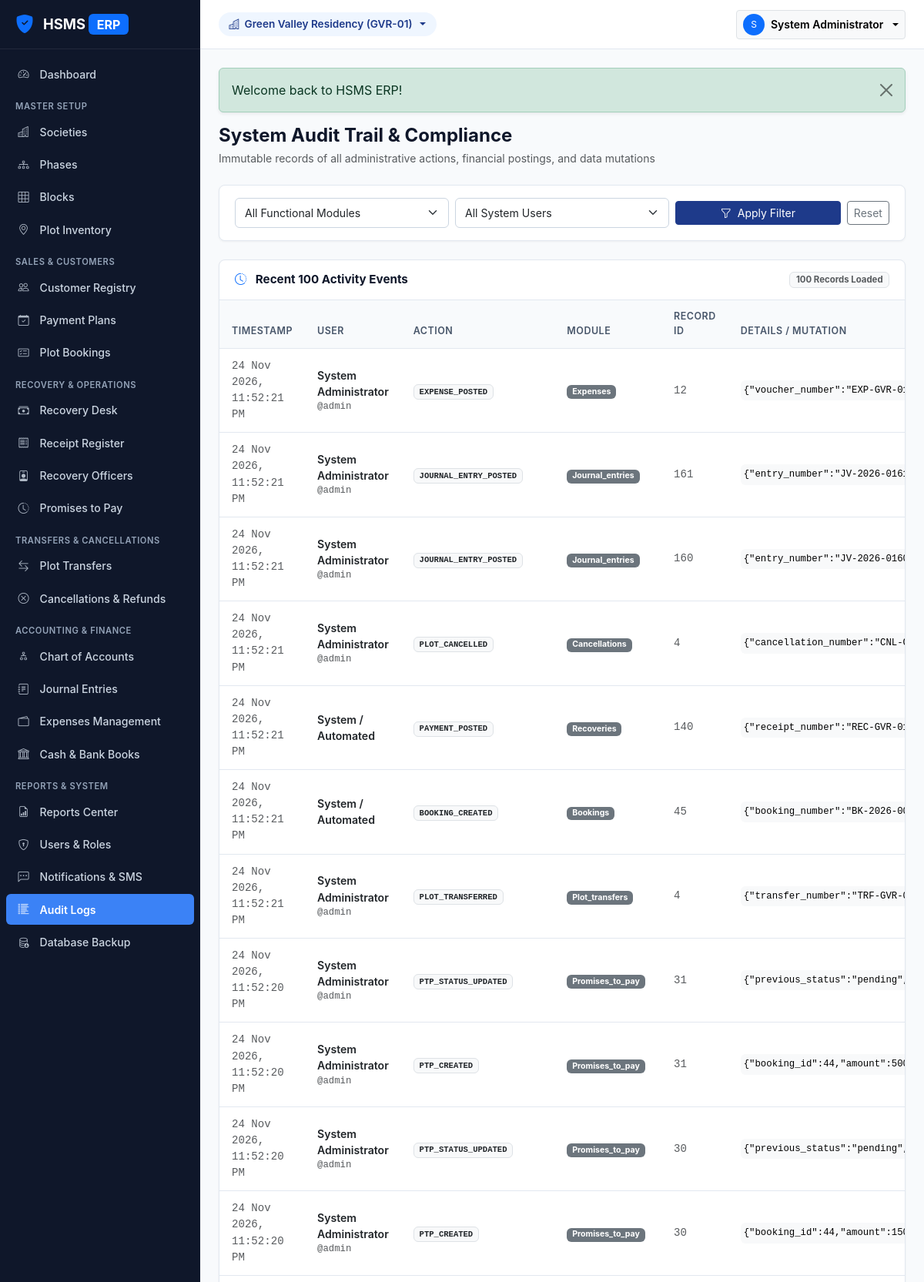
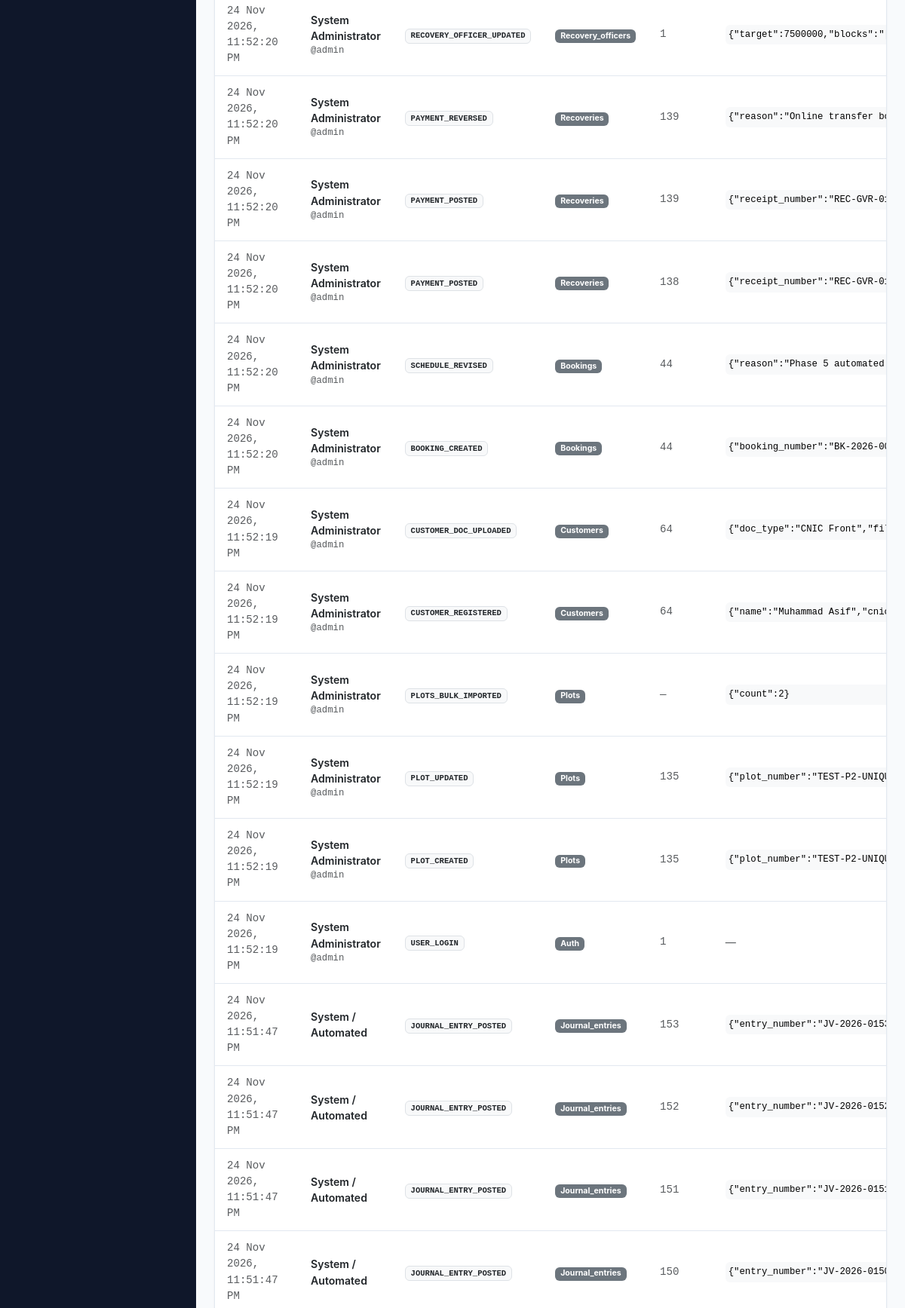
Screenshot of /modules/settings/audit_logs.php (signed in, upper part) with the database file from the repository (2 pictures, top to bottom).
### tables this page shows
CREATE TABLE `societies` (
  `id` int(10) unsigned NOT NULL AUTO_INCREMENT,
  `society_code` varchar(20) NOT NULL,
  `name` varchar(150) NOT NULL,
  `location` varchar(255) NOT NULL,
  `address` text DEFAULT NULL,
  `contact_number` varchar(50) NOT NULL,
  `email` varchar(100) DEFAULT NULL,
  `registration_number` varchar(100) DEFAULT NULL,
  `logo_path` varchar(255) DEFAULT NULL,
  `start_date` date DEFAULT NULL,
  `status` enum('active','inactive') NOT NULL DEFAULT 'active',
  `remarks` text DEFAULT NULL,
  `created_at` timestamp NOT NULL DEFAULT current_timestamp(),
  `updated_at` timestamp NOT NULL DEFAULT current_timestamp() ON UPDATE current_timestamp(),
  PRIMARY KEY (`id`),
  UNIQUE KEY `society_code` (`society_code`)
);

CREATE TABLE `audit_logs` (
  `id` int(10) unsigned NOT NULL AUTO_INCREMENT,
  `user_id` int(10) unsigned DEFAULT NULL,
  `society_id` int(10) unsigned DEFAULT NULL,
  `action` varchar(100) NOT NULL,
  `module` varchar(50) NOT NULL,
  `record_id` int(10) unsigned DEFAULT NULL,
  `old_values` longtext DEFAULT NULL,
  `new_values` longtext DEFAULT NULL,
  `ip_address` varchar(50) DEFAULT NULL,
  `user_agent` varchar(255) DEFAULT NULL,
  `created_at` timestamp NOT NULL DEFAULT current_timestamp(),
  PRIMARY KEY (`id`),
  KEY `idx_audit_search` (`module`,`record_id`,`created_at`),
  KEY `fk_al_user` (`user_id`),
  KEY `fk_al_society` (`society_id`),
  CONSTRAINT `fk_al_society` FOREIGN KEY (`society_id`) REFERENCES `societies` (`id`) ON DELETE SET NULL,
  CONSTRAINT `fk_al_user` FOREIGN KEY (`user_id`) REFERENCES `users` (`id`) ON DELETE SET NULL
);

CREATE TABLE `users` (
  `id` int(10) unsigned NOT NULL AUTO_INCREMENT,
  `name` varchar(100) NOT NULL,
  `email` varchar(100) NOT NULL,
  `username` varchar(50) NOT NULL,
  `password_hash` varchar(255) NOT NULL,
  `phone` varchar(30) DEFAULT NULL,
  `role_id` int(10) unsigned NOT NULL,
  `is_super_admin` tinyint(1) NOT NULL DEFAULT 0,
  `status` enum('active','inactive','suspended') NOT NULL DEFAULT 'active',
  `last_login` datetime DEFAULT NULL,
  `created_at` timestamp NOT NULL DEFAULT current_timestamp(),
  PRIMARY KEY (`id`),
  UNIQUE KEY `email` (`email`),
  UNIQUE KEY `username` (`username`),
  KEY `fk_user_role` (`role_id`),
  CONSTRAINT `fk_user_role` FOREIGN KEY (`role_id`) REFERENCES `roles` (`id`)
);

### includes/helpers.php (called while the page is built, shortened)
<?php
function e(mixed $string): string {
    return htmlspecialchars((string)($string ?? ''), ENT_QUOTES | ENT_SUBSTITUTE, 'UTF-8');
}
function base_url(string $path = ''): string {
    $path = ltrim($path, '/');
    return '/HSMS/' . $path;
}
function has_flash(): bool {
    return !empty($_SESSION['__flash']);
}
function get_flash(): array {
    $flashes = $_SESSION['__flash'] ?? [];
    return $flashes;
}

### includes/auth.php (called while the page is built, shortened)
<?php
function current_user(): ?array {
    return [
        'id'             => (int)$_SESSION['user_id'],
        'name'           => (string)($_SESSION['user_name'] ?? ''),
        'username'       => (string)($_SESSION['username'] ?? ''),
        'email'          => (string)($_SESSION['user_email'] ?? ''),
        'role_id'        => (int)($_SESSION['user_role_id'] ?? 0),
        'role_name'      => (string)($_SESSION['user_role_name'] ?? ''),
        'is_super_admin' => (bool)($_SESSION['is_super_admin'] ?? false)
    ];
}
function get_active_society_id(): int {
    if (!empty($_SESSION['active_society_id'])) {
        return (int)$_SESSION['active_society_id'];
    }
    $db = get_db_connection();
    $stmt = $db->query("SELECT `id` FROM `societies` WHERE `status` = 'active' ORDER BY `id` ASC LIMIT 1");
    $id = (int)$stmt->fetchColumn();
    return $id;
}
function get_active_society(): ?array {
    $socId = get_active_society_id();
    $db = get_db_connection();
    $stmt = $db->prepare("SELECT * FROM `societies` WHERE `id` = :id LIMIT 1");
    $stmt->execute(['id' => $socId]);
    return $stmt->fetch() ?: null;
}

### modules/settings/audit_logs.php (the view, shortened to what this page needs)
<?php
$db = get_db_connection();
$where = ["1=1"];
$params = [];
$whereClause = implode(" AND ", $where);
$stmt = $db->prepare("
    SELECT al.*, u.name as user_name, u.username, s.name as society_name
    FROM `audit_logs` al
    LEFT JOIN `users` u ON al.user_id = u.id
    LEFT JOIN `societies` s ON al.society_id = s.id
    WHERE {$whereClause}
    ORDER BY al.id DESC
    LIMIT 100
");
$stmt->execute($params);
$logs = $stmt->fetchAll();
require_once __DIR__ . '/../../includes/header.php';
?>
<div class="d-flex justify-content-between align-items-center mb-4">
    <div>
        <h4 class="fw-bold mb-1">System Audit Trail & Compliance</h4>
        <p class="text-muted small mb-0">Immutable records of all administrative actions, financial postings, and data mutations</p>
    </div>
</div>
<div class="card-hs mb-4">
    <div class="card-body py-3">
        <form method="GET" class="row g-2 align-items-center">
            <div class="col-md-4">
                <select name="module" class="form-select form-select-sm">
                    <option value="">All Functional Modules</option>
                </select>
            </div>
            <div class="col-md-4">
                <select name="user_id" class="form-select form-select-sm">
                    <option value="">All System Users</option>
                </select>
            </div>
            <div class="col-md-4 d-flex gap-2">
                <button type="submit" class="btn btn-hs-primary btn-sm flex-grow-1">
                    <i class="bi bi-funnel me-1"></i> Apply Filter
                </button>
                <a href="<?= base_url('modules/settings/audit_logs.php') ?>" class="btn btn-outline-secondary btn-sm">
                    Reset
                </a>
            </div>
        </form>
    </div>
</div>
<div class="card-hs">
    <div class="card-header d-flex justify-content-between align-items-center">
        <span class="fw-bold"><i class="bi bi-clock-history text-primary me-2"></i> Recent 100 Activity Events</span>
        <span class="badge bg-light text-muted border"><?= count($logs) ?> Records Loaded</span>
    </div>
    <div class="card-body p-0">
        <div class="table-responsive">
            <table class="table table-hs align-middle mb-0">
                <thead>
                    <tr>
                        <th style="width: 160px;">Timestamp</th>
                        <th>User</th>
                        <th>Action</th>
                        <th>Module</th>
                        <th>Record ID</th>
                        <th>Details / Mutation</th>
                    </tr>
                </thead>
                <tbody>
                    <?php if (empty($logs)): ?>
                        <tr><td colspan="7" class="text-center text-muted py-4">No audit events matching criteria.</td></tr>
                    <?php else: ?>
                        <?php foreach ($logs as $l): ?>
                            <tr>
                                <td class="small text-muted font-monospace">
                                    <?= date('d M Y, h:i:s A', strtotime($l['created_at'])) ?>
                                </td>
                                <td>
                                    <div class="fw-semibold text-dark"><?= e($l['user_name'] ?: 'System / Automated') ?></div>
                                    <?php if (!empty($l['username'])): ?>
                                        <div class="small text-muted font-monospace">@<?= e($l['username']) ?></div>
                                    <?php endif; ?>
                                </td>
                                <td>
                                    <span class="badge bg-light text-dark border font-monospace"><?= e($l['action']) ?></span>
                                </td>
                                <td>
                                    <span class="badge bg-secondary"><?= e(ucfirst($l['module'])) ?></span>
                                </td>
                                <td class="text-muted small font-monospace">
                                    <?= e($l['record_id'] ?: '—') ?>
                                </td>
                                <td class="small" style="max-width: 320px;">
                                    <?php if (!empty($l['new_values'])): ?>
                                        <div class="bg-light p-1 rounded font-monospace small text-truncate" title="<?= e($l['new_values']) ?>">
                                            <?= e($l['new_values']) ?>
                                        </div>
                                    <?php else: ?>
                                        <span class="text-muted">—</span>
                                    <?php endif; ?>
                                </td>
                            </tr>
                        <?php endforeach; ?>
                    <?php endif; ?>
                </tbody>
            </table>
        </div>
    </div>
</div>
<?php require_once __DIR__ . '/../../includes/footer.php'; ?>

### includes/header.php (shortened to what this page needs)
<?php
$currentUser = current_user();
$activeSociety = get_active_society();
?>
<!DOCTYPE html>
<html lang="en">
<head>
    <link href="https://cdn.jsdelivr.net/npm/bootstrap@5.3.3/dist/css/bootstrap.min.css" rel="stylesheet">
    <link rel="stylesheet" href="https://cdn.jsdelivr.net/npm/bootstrap-icons@1.11.3/font/bootstrap-icons.min.css">
    <link rel="stylesheet" href="<?= base_url('assets/css/style.css') ?>">
</head>
<body>
<div id="app-wrapper">
    <?php require_once __DIR__ . '/sidebar.php'; ?>
    <div id="content-wrapper">
        <header class="top-navbar">
            <div class="d-flex align-items-center gap-3">
                <div class="dropdown">
                    <button class="society-badge-pill dropdown-toggle border-0" type="button" data-bs-toggle="dropdown" aria-expanded="false">
                        <i class="bi bi-buildings"></i>
                        <span><?= e($activeSociety['name'] ?? 'Select Society') ?> (<?= e($activeSociety['society_code'] ?? '—') ?>)</span>
                    </button>
                </div>
            </div>
            <div class="d-flex align-items-center gap-3">
                <div class="dropdown">
                    <button class="btn btn-sm btn-light border dropdown-toggle d-flex align-items-center gap-2" type="button" data-bs-toggle="dropdown" aria-expanded="false">
                        <div class="rounded-circle bg-primary text-white d-flex align-items-center justify-content-center" style="width: 28px; height: 28px; font-size: 0.75rem;">
                            <?= strtoupper(substr($currentUser['name'], 0, 1)) ?>
                        </div>
                        <span class="d-none d-sm-inline fw-semibold"><?= e($currentUser['name']) ?></span>
                    </button>
                </div>
            </div>
        </header>
        <main class="page-container">
            <?php if (has_flash()): ?>
                <?php foreach (get_flash() as $flash): ?>
                    <div class="alert alert-<?= e($flash['type']) ?> alert-dismissible fade show shadow-sm" role="alert">
                        <?= e($flash['message']) ?>
                        <button type="button" class="btn-close" data-bs-dismiss="alert" aria-label="Close"></button>
                    </div>
                <?php endforeach; ?>
            <?php endif; ?>

### assets/css/style.css (style rules this page uses)
:root { --hs-primary: #1e3a8a; --hs-primary-dark: #172554; --hs-primary-light: #3b82f6; --hs-accent: #0284c7; --hs-bg: #f8fafc; --hs-card-bg: #ffffff; --hs-border: #e2e8f0; --hs-text-main: #0f172a; --hs-text-muted: #64748b; --hs-sidebar-width: 260px; --hs-sidebar-collapsed-width: 70px; --hs-header-height: 64px; }
body { font-family: -apple-system, BlinkMacSystemFont, "Segoe UI", Roboto, "Helvetica Neue", Arial, sans-serif; background-color: var(--hs-bg); color: var(--hs-text-main); margin: 0; padding: 0; min-height: 100vh; display: flex; flex-direction: column; }
#app-wrapper { display: flex; min-height: 100vh; width: 100%; }
#content-wrapper { flex-grow: 1; display: flex; flex-direction: column; min-width: 0; background-color: var(--hs-bg); }
.top-navbar { height: var(--hs-header-height); background: var(--hs-card-bg); border-bottom: 1px solid var(--hs-border); display: flex; align-items: center; justify-content: space-between; padding: 0 1.5rem; position: sticky; top: 0; z-index: 999; }
.society-badge-pill { background-color: #eff6ff; border: 1px solid #bfdbfe; color: var(--hs-primary); padding: 0.35rem 0.85rem; border-radius: 9999px; font-size: 0.85rem; font-weight: 600; display: inline-flex; align-items: center; gap: 0.4rem; }
.page-container { padding: 1.5rem; flex-grow: 1; }
.card-hs { background: var(--hs-card-bg); border: 1px solid var(--hs-border); border-radius: 8px; box-shadow: 0 1px 3px rgba(0, 0, 0, 0.05); margin-bottom: 1.25rem; }
.card-hs .card-header { background: transparent; border-bottom: 1px solid var(--hs-border); padding: 0.9rem 1.25rem; font-weight: 600; font-size: 0.95rem; display: flex; align-items: center; justify-content: space-between; }
.card-hs .card-body { padding: 1.25rem; }
.table-hs { margin-bottom: 0; width: 100%; }
.table-hs th { background-color: #f8fafc; color: #475569; font-size: 0.78rem; text-transform: uppercase; letter-spacing: 0.04em; font-weight: 600; padding: 0.75rem 1rem; border-bottom: 1px solid var(--hs-border); }
.table-hs td { padding: 0.75rem 1rem; vertical-align: middle; border-bottom: 1px solid var(--hs-border); font-size: 0.88rem; }
.form-control, .form-select { border-color: #cbd5e1; font-size: 0.88rem; padding: 0.5rem 0.75rem; border-radius: 6px; }
.btn-hs-primary { background-color: var(--hs-primary); border-color: var(--hs-primary); color: #ffffff; }

### rows the page displays
societies: name "Green Valley Residency", society_code "GVR-01"
audit_logs: created_at "24 Nov 2026, 11:52:21 PM", user.name "System Administrator", user.username "admin", action "EXPENSE_POSTED", module "Expenses", record "12", new_values "{\"voucher_number\":\"EXP-GVR-01-2026-0…"
audit_logs: created_at "24 Nov 2026, 11:52:21 PM", user.name "System Administrator", user.username "admin", action "JOURNAL_ENTRY_POSTED", module "Journal_entries", record "161", new_values "{\"entry_number\":\"JV-2026-0161\",\"tota…"
audit_logs: created_at "24 Nov 2026, 11:52:21 PM", user.name "System Administrator", user.username "admin", action "JOURNAL_ENTRY_POSTED", module "Journal_entries", record "160", new_values "{\"entry_number\":\"JV-2026-0160\",\"tota…"
audit_logs: created_at "24 Nov 2026, 11:52:21 PM", user.name "System Administrator", user.username "admin", action "PLOT_CANCELLED", module "Cancellations", record "4", new_values "{\"cancellation_number\":\"CNL-GVR-01-2…"
audit_logs: created_at "24 Nov 2026, 11:52:21 PM", user_name "System / Automated", action "PAYMENT_POSTED", module "Recoveries", record "140", new_values "{\"receipt_number\":\"REC-GVR-01-2026-0…"
audit_logs: created_at "24 Nov 2026, 11:52:21 PM", user_name "System / Automated", action "BOOKING_CREATED", module "Bookings", record "45", new_values "{\"booking_number\":\"BK-2026-0015\",\"pl…"
audit_logs: created_at "24 Nov 2026, 11:52:21 PM", user.name "System Administrator", user.username "admin", action "PLOT_TRANSFERRED", module "Plot_transfers", record "4", new_values "{\"transfer_number\":\"TRF-GVR-01-2026-…"
audit_logs: created_at "24 Nov 2026, 11:52:20 PM", user.name "System Administrator", user.username "admin", action "PTP_STATUS_UPDATED", module "Promises_to_pay", record "31", new_values "{\"previous_status\":\"pending\",\"new_st…"
audit_logs: created_at "24 Nov 2026, 11:52:20 PM", user.name "System Administrator", user.username "admin", action "PTP_CREATED", module "Promises_to_pay", record "31", new_values "{\"booking_id\":44,\"amount\":50000,\"due…"
audit_logs: created_at "24 Nov 2026, 11:52:20 PM", user.name "System Administrator", user.username "admin", action "PTP_STATUS_UPDATED", module "Promises_to_pay", record "30", new_values "{\"previous_status\":\"pending\",\"new_st…"
audit_logs: created_at "24 Nov 2026, 11:52:20 PM", user.name "System Administrator", user.username "admin", action "PTP_CREATED", module "Promises_to_pay", record "30", new_values "{\"booking_id\":44,\"amount\":150000,\"du…"
audit_logs: created_at "24 Nov 2026, 11:52:20 PM", user.name "System Administrator", user.username "admin", action "RECOVERY_OFFICER_UPDATED", module "Recovery_officers", record "1", new_values "{\"target\":7500000,\"blocks\":\"[\\\"BLK-A…"
audit_logs: created_at "24 Nov 2026, 11:52:20 PM", user.name "System Administrator", user.username "admin", action "PAYMENT_REVERSED", module "Recoveries", record "139", new_values "{\"reason\":\"Online transfer bounce te…"
audit_logs: created_at "24 Nov 2026, 11:52:20 PM", user.name "System Administrator", user.username "admin", action "PAYMENT_POSTED", module "Recoveries", record "139", new_values "{\"receipt_number\":\"REC-GVR-01-2026-0…"
audit_logs: created_at "24 Nov 2026, 11:52:20 PM", user.name "System Administrator", user.username "admin", action "PAYMENT_POSTED", module "Recoveries", record "138", new_values "{\"receipt_number\":\"REC-GVR-01-2026-0…"
audit_logs: created_at "24 Nov 2026, 11:52:20 PM", user.name "System Administrator", user.username "admin", action "SCHEDULE_REVISED", module "Bookings", record "44", new_values "{\"reason\":\"Phase 5 automated test sc…"
audit_logs: created_at "24 Nov 2026, 11:52:20 PM", user.name "System Administrator", user.username "admin", action "BOOKING_CREATED", module "Bookings", record "44", new_values "{\"booking_number\":\"BK-2026-0014\",\"pl…"
audit_logs: created_at "24 Nov 2026, 11:52:19 PM", user.name "System Administrator", user.username "admin", action "CUSTOMER_DOC_UPLOADED", module "Customers", record "64", new_values "{\"doc_type\":\"CNIC Front\",\"file\":\"tes…"
audit_logs: created_at "24 Nov 2026, 11:52:19 PM", user.name "System Administrator", user.username "admin", action "CUSTOMER_REGISTERED", module "Customers", record "64", new_values "{\"name\":\"Muhammad Asif\",\"cnic\":\"3740…"
audit_logs: created_at "24 Nov 2026, 11:52:19 PM", user.name "System Administrator", user.username "admin", action "PLOTS_BULK_IMPORTED", module "Plots", record "—", new_values "{\"count\":2}"
audit_logs: created_at "24 Nov 2026, 11:52:19 PM", user.name "System Administrator", user.username "admin", action "PLOT_UPDATED", module "Plots", record "135", new_values "{\"plot_number\":\"TEST-P2-UNIQUE\",\"tot…"
audit_logs: created_at "24 Nov 2026, 11:52:19 PM", user.name "System Administrator", user.username "admin", action "PLOT_CREATED", module "Plots", record "135", new_values "{\"plot_number\":\"TEST-P2-UNIQUE\",\"tot…"
audit_logs: created_at "24 Nov 2026, 11:52:19 PM", user.name "System Administrator", user.username "admin", action "USER_LOGIN", module "Auth", record "1"
audit_logs: created_at "24 Nov 2026, 11:51:47 PM", user_name "System / Automated", action "JOURNAL_ENTRY_POSTED", module "Journal_entries", record "153", new_values "{\"entry_number\":\"JV-2026-0153\",\"tota…"
audit_logs: created_at "24 Nov 2026, 11:51:47 PM", user_name "System / Automated", action "JOURNAL_ENTRY_POSTED", module "Journal_entries", record "152", new_values "{\"entry_number\":\"JV-2026-0152\",\"tota…"
audit_logs: created_at "24 Nov 2026, 11:51:47 PM", user_name "System / Automated", action "JOURNAL_ENTRY_POSTED", module "Journal_entries", record "151", new_values "{\"entry_number\":\"JV-2026-0151\",\"tota…"
audit_logs: created_at "24 Nov 2026, 11:51:47 PM", user_name "System / Automated", action "JOURNAL_ENTRY_POSTED", module "Journal_entries", record "150", new_values "{\"entry_number\":\"JV-2026-0150\",\"tota…"

### other values shown
substr($currentUser['name'], 0, 1) "S"
$currentUser['name'] "System Administrator"
$flash['message'] "Welcome back to HSMS ERP!"
count($logs) "100"
